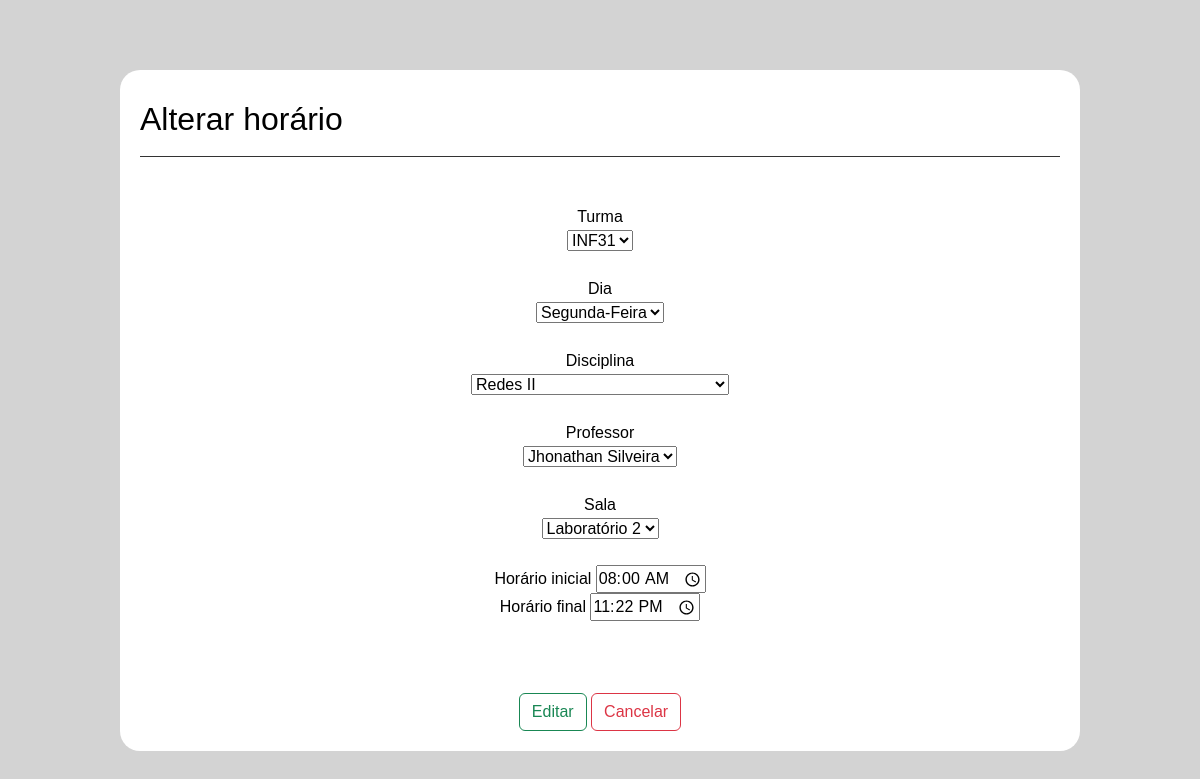
The app's page /crud/crud_horario/formedit.php?id_horario=12 (signed in) with its own data.
### tables this page shows
CREATE TABLE IF NOT EXISTS `horario` (
  `id_horario` int NOT NULL AUTO_INCREMENT,
  `dia` char(15) NOT NULL,
  `fk_professor` int NOT NULL,
  `horario_inicio` time NOT NULL,
  `horario_fim` time NOT NULL,
  `fk_sala_n_sala` int NOT NULL,
  `fk_disciplina_id_disciplina` int NOT NULL,
  `fk_turma_id_turma` int NOT NULL,
  PRIMARY KEY (`id_horario`),
  KEY `fk_horario_sala` (`fk_sala_n_sala`),
  KEY `fk_horario_disciplina` (`fk_disciplina_id_disciplina`),
  KEY `fk_horario_turma` (`fk_turma_id_turma`),
  KEY `fk_horario_usuario` (`fk_professor`)
);

### crud/crud_horario/formedit.php (the view, shortened to what this page needs)
<?php include('../../conecta.php');
$id_horario = $_GET['id_horario'];
$selecione_horario = "SELECT * FROM horario
INNER JOIN sala ON fk_sala_n_sala = n_sala
INNER JOIN disciplina ON id_disciplinas = fk_disciplina_id_disciplina
INNER JOIN turma ON id_turma = fk_turma_id_turma
WHERE id_horario = $id_horario;";
$resultado = mysqli_query($conexao, $selecione_horario);
$dados_horario = mysqli_fetch_assoc($resultado);
?>
<!DOCTYPE html>
<html lang="pt_br">
<head>
    <link rel="stylesheet" href="../../css/bootstrap.min.css">
    <link rel="stylesheet" href="../../css/layout.css">
</head>
<body>
    <div class="container">
        <header>
            <h2>Alterar horário</h2>
        </header>
        <br><br>
        <div style="text-align: center;">
            <form action="alterar.php" method="get">
                <label for="turma">Turma</label><br>
                <select name="turma" required>
                    <?php
                    $sql = "SELECT * FROM turma";
                    $exe = mysqli_query($conexao, $sql);
                    while ($dados = mysqli_fetch_assoc($exe)) { ?>
                        <option value="<?php echo $dados['id_turma']; ?>"
                            <?php if ($dados_horario['nome_turma'] == $dados['nome_turma']) {
                                echo 'selected';
                            } ?>>
                            <?php echo $dados['nome_turma']; ?>
                        </option>
                    <?php } ?>
                </select><br><br>
                <label style="text-align: left;" for="dia">Dia</label><br>
                <select name="dia" required>
                    <?php
                    $sql = "SELECT dia FROM horario";
                    $exe = mysqli_query($conexao, $sql);
                    while ($dados = mysqli_fetch_assoc($exe)) { ?>
                        <option value="<?php echo $dados['dia']; ?>"
                            <?php if ($dados_horario['dia'] == $dados['dia']) {
                                echo 'selected';
                            } ?>>
                            <?php echo $dados['dia']; ?>
                        </option>
                    <?php } ?>
                </select><br><br>
                <label style="text-align: left;" for="disciplina">Disciplina</label><br>
                <select name="disciplina" required>
                    <?php
                    $sql = "SELECT * FROM disciplina";
                    $exe = mysqli_query($conexao, $sql);
                    while ($dados = mysqli_fetch_assoc($exe)) { ?>
                        <option value="<?php echo $dados['id_disciplinas']; ?>"
                            <?php if ($dados_horario['nome_disciplina'] == $dados['nome_disciplina']) {
                                echo 'selected';
                            } ?>>
                            <?php echo $dados['nome_disciplina']; ?>
                        </option>
                    <?php } ?>
                </select><br><br>
                <label for="professor">Professor</label><br>
                <select name="professor" required>
                    <?php
                    $sql = "SELECT * FROM horario INNER JOIN usuario ON id_usuario = fk_professor";
                    $exe = mysqli_query($conexao, $sql);
                    while ($dados = mysqli_fetch_assoc($exe)) { ?>
                        <option value="<?php echo $dados['fk_professor']; ?>"
                            <?php if ($dados_horario['fk_professor'] == $dados['fk_professor']) {
                                echo 'selected';
                            } ?>>
                            <?php echo $dados['nome_usuario']; ?>
                        </option>
                    <?php } ?>
                </select><br><br>
                <label for="sala">Sala</label><br>
                <select name="sala" required>
                    <?php
                    $sql = "SELECT * FROM sala";
                    $exe = mysqli_query($conexao, $sql);
                    while ($dados = mysqli_fetch_assoc($exe)) { ?>
                        <option value="<?php echo $dados['n_sala']; ?>"
                            <?php if ($dados_horario['descricao'] == $dados['descricao']) {
                                echo 'selected';
                            } ?>>
                            <?php echo $dados['descricao']; ?>
                        </option>
                    <?php } ?>
                </select><br><br>
                <?php
                $sql = "SELECT * FROM horario Where id_horario = $id_horario";
                $exe2 = mysqli_query($conexao, $sql);
                $dados = mysqli_fetch_assoc($exe2) ?>
                <label>Horário inicial <input value="<?php echo $dados['horario_inicio'] ?>" type="time" name="horario_inicio" required></label><br>
                <label>Horário final <input value="<?php echo $dados['horario_fim'] ?>" type="time" name="horario_fim" required></label><br><br>
                </select><br><br>
                <button type="submit" class="btn btn-outline-success">Editar</button>
                <a href="formcad.php" class="btn btn-outline-danger">Cancelar</a>
        </div>
</body>
</html>

### css/layout.css (style rules this page uses)
body { margin: 0; padding: 0; font-family: Arial, sans-serif; background-color: #d3d3d3; color: #000000; }
.container { width: 80%; margin: 0 auto; padding: 20px; background-color: white; border-radius: 20px; margin-top: 70px; }
header { display: flex; justify-content: space-between; align-items: center; padding: 10px 0; border-bottom: 1px solid #333; }

### records on screen
horario: dia "Segunda-Feira", horario_inicio "08:00:00", horario_fim "23:22:00"

### other values on screen
form field turma "INF31"
form field disciplina "Redes II"
form field professor "Jhonathan Silveira"
form field sala "Laboratório 2"
